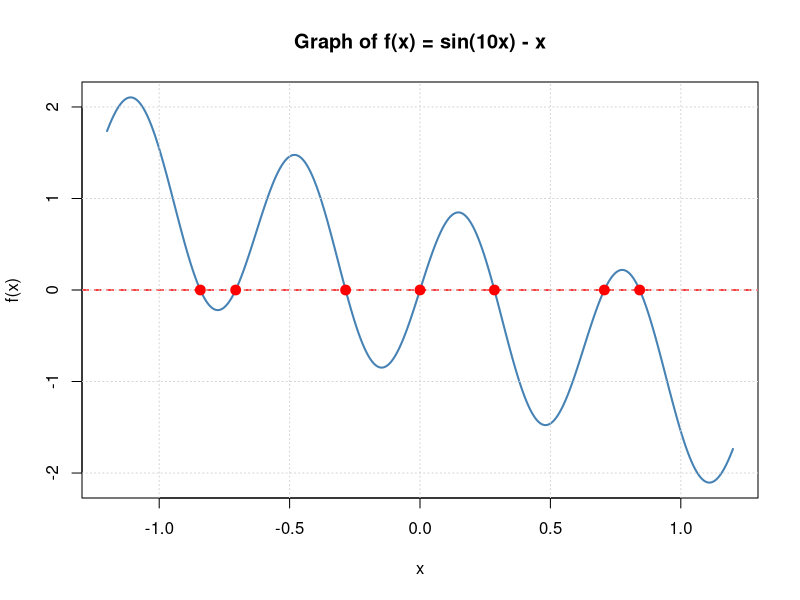
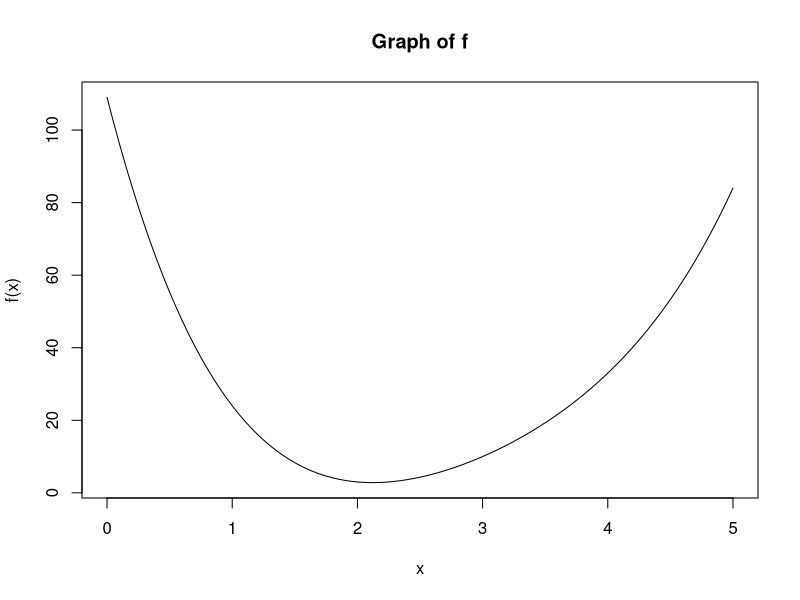
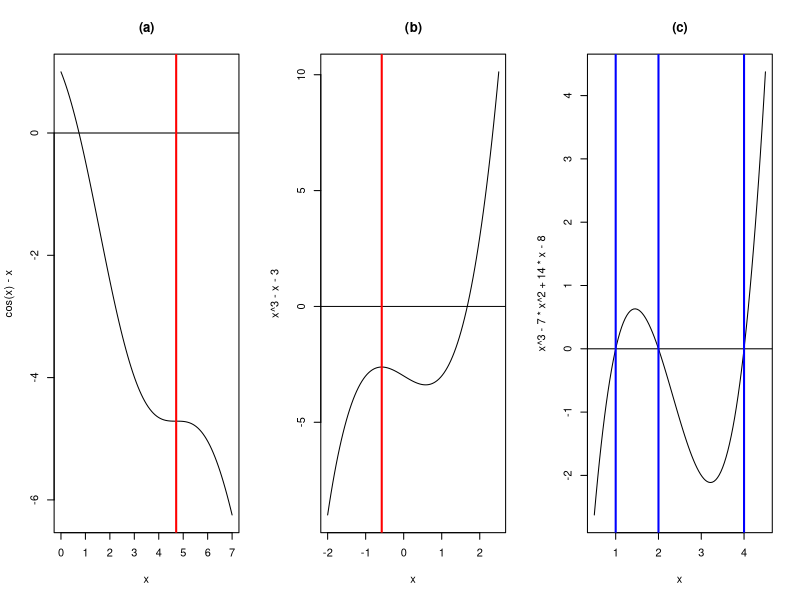
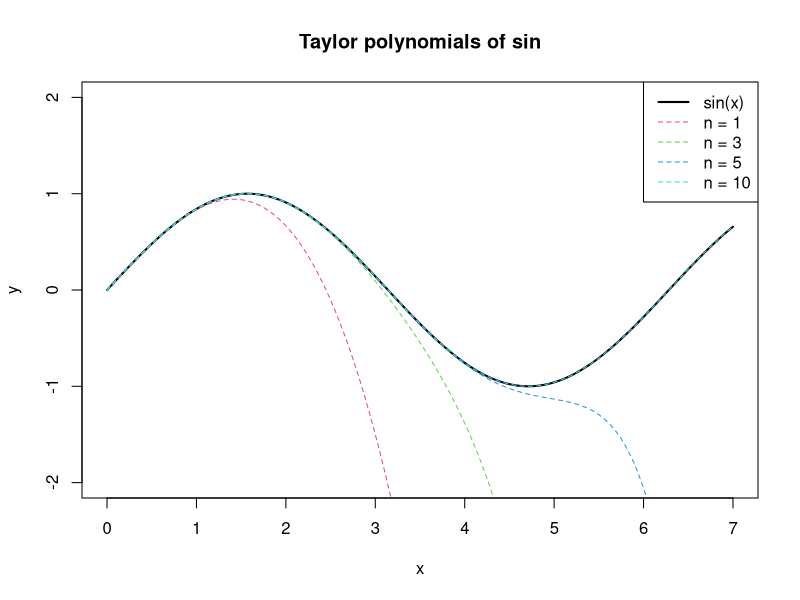
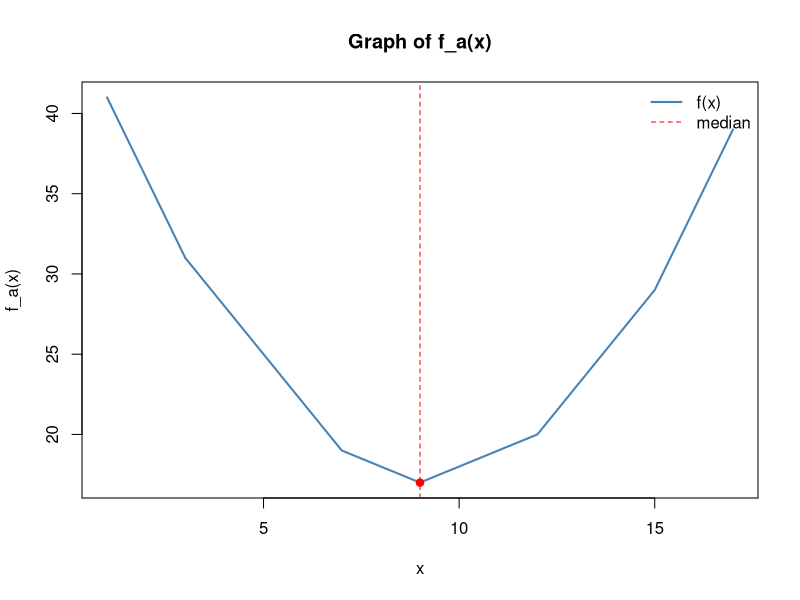
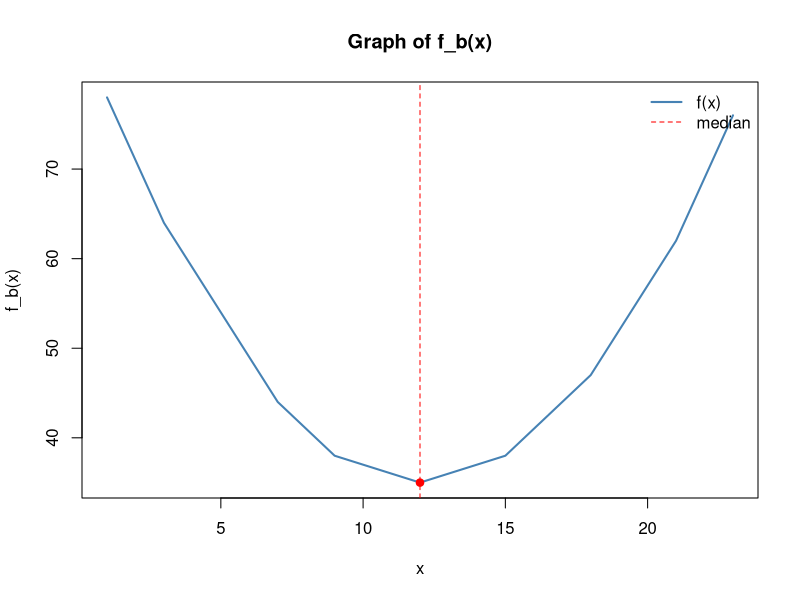
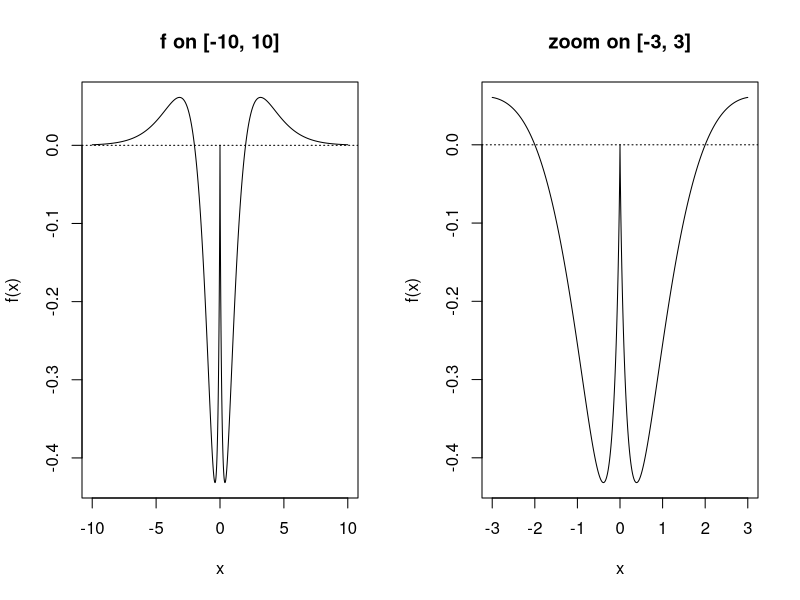
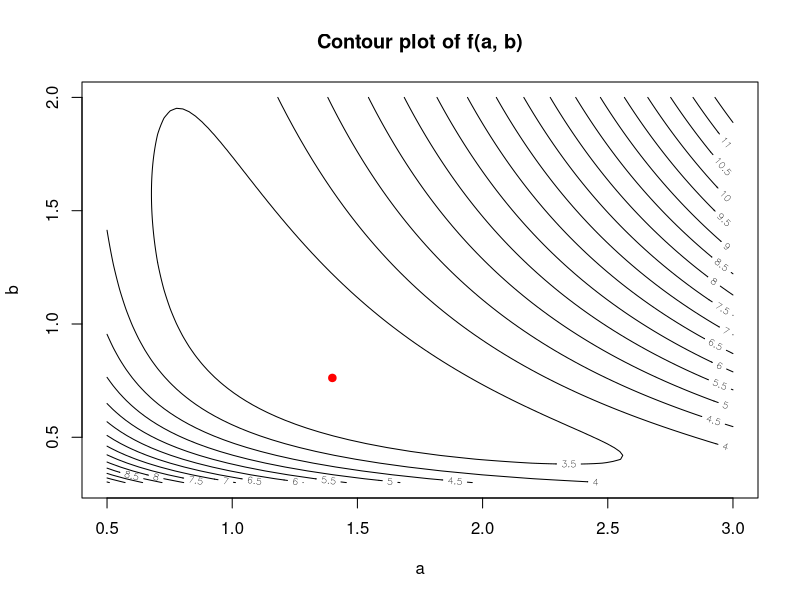

Reproduce these figures in R, in order.
## ---- chunk 1
# Implement the iteration algorithm to find the exact number
cos_fixed_point <- function(starting_value, tol = 1e-12) {
  # init the variables used
  x <- starting_value
  counter <- 0
  
  # tolerance measured as the change in x from an additional step
  while(abs(cos(x) - x) > tol){
    x <- cos(x)
    counter <- counter+1
  }
  # we are interested in both the fixed point itself and the number of steps 
  # we needed to get to it
  return(list(fixed_point = x, iterations = counter))
}

x_star <- cos_fixed_point(0.5)$fixed_point
cos_fixed_point(0.5)$iterations
## ---- chunk 2
digits_needed <- function(starting_value, d, x_star) {
  # init the variables used
  x <- starting_value
  counter <- 0
  
  # to be correct to d decimal places, the number can be off by at most half 
  # of the last digit
  while(abs(x - x_star) > 0.5 * 10^(-d)) {
    x <- cos(x)
    counter <- counter + 1
  }
  counter
}

cat("Iterations needed with starting value 0.5 for",
    "\n2 digits ->", digits_needed(0.5, 2, x_star),
    "\n3 digits ->", digits_needed(0.5, 3, x_star),
    "\n4 digits ->", digits_needed(0.5, 4, x_star)
)
## ---- chunk 3
cat("Iterations needed with starting value 0.0 for",
    "\n2 digits ->", digits_needed(0.0, 2, x_star),
    "\n3 digits ->", digits_needed(0.0, 3, x_star),
    "\n4 digits ->", digits_needed(0.0, 4, x_star)
)

cat("Iterations needed with starting value 0.7 for",
    "\n2 digits ->", digits_needed(0.7, 2, x_star),
    "\n3 digits ->", digits_needed(0.7, 3, x_star),
    "\n4 digits ->", digits_needed(0.7, 4, x_star)
)
## ---- chunk 4
f  <- function(x) x^7 + 10000*x^6 + 1.06*x^5 + 10600*x^4 + 0.0605*x^3 + 605*x^2 + 0.0005*x + 5
fp <- function(x) 7*x^6 + 60000*x^5 + 5.3*x^4 + 42400*x^3 + 0.1815*x^2 + 1210*x + 0.0005

newton <- function(f, fp, x0, tol = 1e-10, max_iter = 100) {
  x <- x0
  for (k in 1:max_iter) {
    x_new <- x - f(x) / fp(x)   # Newton step
    cat("step", k, ": x =", format(x_new, digits = 15), "  f(x) =", f(x_new), "\n")
    # relative stopping rule, since the root is large in absolute value
    if (abs(x_new - x) < tol * max(1, abs(x))) return(c(root = x_new, iterations = k))
    x <- x_new
  }
  warning("no convergence")
  c(root = x, iterations = max_iter)
}

newton(f, fp, x0 = 0)

# all 7 roots of the polynomial (coefficients from the constant term up)
round(polyroot(c(5, 0.0005, 605, 0.0605, 10600, 1.06, 10000, 1)), 7)
## ---- chunk 5
# Computes the square root of 'a' using the simplified Newton/Babylonian iteration
# a: The target value
# x0: Initial guess (in a real system, this comes from a hardware lookup table)
# tol: Stopping threshold
newton_sqrt <- function(a, x0, tol = 1e-9) {
  
  # Safety check: square roots of negative numbers are imaginary
  if (a < 0) {
    stop("Value 'a' must be a positive number.")
  }
  # Immediate return for exactly 0
  if (a == 0) return(0)
  
  x_curr <- x0
  iter <- 0
  
  cat(sprintf("Starting guess: %.9f\n", x_curr))
  
  # The loop continues as long as the error |x^2 - a| is larger than our tolerance
  while (abs(x_curr^2 - a) > tol) {
    
    # Apply the algebraically simplified Newton iteration: 0.5 * (x + a/x)
    x_next <- 0.5 * (x_curr + (a / x_curr))
    
    iter <- iter + 1
    cat(sprintf("Iteration %d: x = %.9f\n", iter, x_next))
    
    # Update the current value for the next loop pass
    x_curr <- x_next
  }
  
  cat("Converged!\n\n")
  return(x_curr)
}

# Example: Compute the square root of 612 using an arbitrary initial guess of 10
final_val <- newton_sqrt(a = 612, x0 = 10)
cat("Calculated root:", final_val, "\n")
cat("R's built-in sqrt:", sqrt(612), "\n")
## ---- chunk 6
#Newton for f(x) = 1/x - y
#x_new = x * (2 - y*x), no division
#stop when |1 - y*x| < tol (as x*y is almost 1 so x is almost 1/y)

newton <- function(y, x0, tol = 1e-12, max_iter = 100) {
  x <- x0
  k <- 0
  repeat {
    x <- x * (2 - y * x) #Newton step, only * and -
    k <- k + 1
    cat("k =", k, " x =", x, "\n")
    #stop when x*y is almost 1 or too many steps
    if (abs(1 - y * x) < tol || k >= max_iter) break
  }
  x
}

#example 1: y = 4, start 0.1 (0 < 0.1 < 2/4)
r <- newton(4, 0.1)

#example 2: y = 7, start 0.1 (0 < 0.1 < 2/7)
r2 <- newton(7, 0.1)

#example 3: very big y, the answer is very small
r3 <- newton(1e13, 1e-14)

#bad start: x0 = 1 > 2/4, so it blows up
r4 <- newton(4, 1, max_iter = 5)

cat("x_{k+1} = x_k*(2 - y*x_k), e.g. 1/4 =", r, "and 1/7 =", r2, "\n")
## ---- chunk 7
F <- function(x) c(x[1] - 1, x[1] * x[2] - 1)
J <- function(x) matrix(c(1, x[2], 0, x[1]), nrow = 2)   # filled column by column

newton_system <- function(x, tol = 1e-12, maxit = 50) {
  for (k in 1:maxit) {
    s <- solve(J(x), -F(x))          # Newton step: J s = -F
    x <- x + s
    cat("step", k, ": x =", x, "\n")
    if (sqrt(sum(s^2)) < tol) break
  }
  x
}

newton_system(c(2, 3))
newton_system(c(-5, 10))
try(newton_system(c(0, 5)))
## ---- chunk 8
# ---------------------------------------------------------
# 1. Define the function f(x) and its derivative f'(x)
# ---------------------------------------------------------
f <- function(x) sin(10 * x) - x
f_prime <- function(x) 10 * cos(10 * x) - 1

# ---------------------------------------------------------
# 2. Plot the function to visually inspect the roots
# ---------------------------------------------------------
# Plot on [-1.2, 1.2] since all roots must lie in [-1, 1]
curve(f, from = -1.2, to = 1.2, n = 1000,
      col = "steelblue", lwd = 2,
      main = "Graph of f(x) = sin(10x) - x",
      xlab = "x", ylab = "f(x)")
abline(h = 0, col = "red", lty = 2, lwd = 1.5) # Horizontal line at y = 0
grid()

# ---------------------------------------------------------
# 3. Method A: Bracketing Solver using R's built-in uniroot()
# ---------------------------------------------------------
# Define 7 bracketing intervals [a, b] where f(a) and f(b) have opposite signs
brackets <- list(
  c(-1.00, -0.80),  # Bracket for Root 1
  c(-0.75, -0.50),  # Bracket for Root 2
  c(-0.45, -0.15),  # Bracket for Root 3
  c(-0.10,  0.10),  # Bracket for Root 4 (x = 0)
  c( 0.15,  0.45),  # Bracket for Root 5
  c( 0.50,  0.75),  # Bracket for Root 6
  c( 0.80,  1.00)   # Bracket for Root 7
)

# Apply uniroot() to each bracketing interval
roots_uniroot <- sapply(brackets, function(interval) {
  uniroot(f, interval = interval, tol = 1e-12)$root
})

# Add the discovered roots as red points on our plot
points(roots_uniroot, rep(0, length(roots_uniroot)), pch = 19, col = "red", cex = 1.3)

# ---------------------------------------------------------
# 4. Method B: Newton's Method with 7 starting guesses
# ---------------------------------------------------------
newton_single <- function(x0, tol = 1e-12, max_iter = 100) {
  x <- x0
  for (i in 1:max_iter) {
    x_next <- x - f(x) / f_prime(x)
    if (abs(x_next - x) < tol) return(x_next)
    x <- x_next
  }
  return(x)
}

# Pick 7 initial guesses near the zero crossings seen on the graph
initial_guesses <- c(-0.85, -0.70, -0.30, 0.0, 0.30, 0.70, 0.85)
roots_newton <- sapply(initial_guesses, newton_single)

# ---------------------------------------------------------
# 5. Display the results in a summary table
# ---------------------------------------------------------
results_table <- data.frame(
  Root_Number = 1:7,
  Bracket_Lower = sapply(brackets, `[`, 1),
  Bracket_Upper = sapply(brackets, `[`, 2),
  Root_uniroot = round(roots_uniroot, 7),
  Root_Newton = round(roots_newton, 7)
)

cat("Total number of zeros found:", length(roots_uniroot), "\n\n")
print(results_table, row.names = FALSE)
## ---- chunk 9
f  <- function(x) (x - 3)^4 + 7 * (x - 2)^2 + x
fp <- function(x) 4 * (x - 3)^3 + 14 * (x - 2) + 1 # derivative f'

curve(f, from = 0, to = 5, xlab = "x", ylab = "f(x)", main = "Graph of f")
## ---- chunk 10
# roots of 4x^3 - 36x^2 + 122x - 135 (coefficients from the constant term up)
polyroot(c(-135, 122, -36, 4))

# f'(0) < 0 and f'(5) > 0, so uniroot has a valid sign-change bracket
stopifnot(fp(0) * fp(5) < 0)
# the real root of f'
root <- uniroot(fp, c(0, 5), tol = 1e-12)$root
print(root, digits = 12)
print(f(root), digits = 12)
fp(root) # f' is (almost) zero there
12 * (root - 3)^2 + 14 # f'' is positive
## ---- chunk 11
cbrt <- function(z) sign(z) * abs(z)^(1/3) # real cube root, also for z < 0
D <- (7/6)^3 + (15/8)^2
x_cardano <- 3 + cbrt(-15/8 + sqrt(D)) + cbrt(-15/8 - sqrt(D))
print(x_cardano, digits = 12)
x_cardano - root # agrees with uniroot()
## ---- chunk 12
m_optimize <- optimize(f, c(0, 5), tol = 1e-10)
m_optim <- optim(0, f, method = "BFGS")
m_nlm <- nlm(f, 0)

print(data.frame(
  method = c("root of f'", "optimize", "optim (BFGS)", "nlm"),
  minimizer = c(root, m_optimize$minimum, m_optim$par, m_nlm$estimate),
  f_value = c(f(root), m_optimize$objective, m_optim$value, m_nlm$minimum)),
  digits = 10)
## ---- chunk 13
quad_newton <- function(f, x0, tol = 1e-10, max_iter = 100) {
  x <- x0
  k <- 0
  repeat {
    v <- f(x) #v = (f(x), f'(x), f''(x))
    a <- v[3] / 2
    b <- v[2]
    c <- v[1]
    if (a == 0) {
      h <- -c / b  #g is a line, so Newton step
    } else {
      D <- b^2 - 4 * a * c
      if (D >= 0) {
        h1 <- (-b + sqrt(D)) / (2 * a)
        h2 <- (-b - sqrt(D)) / (2 * a)
        if (abs(h1) < abs(h2)) h <- h1 else h <- h2 #root closest to x
      } else {
        h <- -b / (2 * a)   #no root that min/max of g
      }
    }
    x <- x + h
    k <- k + 1
    if (abs(h) < tol || k >= max_iter) break
  }
  c(x, k)   #root and number of steps
}

#normal Newton-Raphson for comparison
newton <- function(f, x0, tol = 1e-10, max_iter = 100) {
  x <- x0
  k <- 0
  repeat {
    v <- f(x)
    h <- -v[1] / v[2]
    x <- x + h
    k <- k + 1
    if (abs(h) < tol || k >= max_iter) break
  }
  c(x, k)
}

fa <- function(x) c(cos(x) - x, -sin(x) - 1, -cos(x))
fb <- function(x) c(x^3 - x - 3, 3*x^2 - 1, 6*x)
fc <- function(x) c(x^3 - 7*x^2 + 14*x - 8, 3*x^2 - 14*x + 14, 6*x - 14)

#Answer
cat("(a) cos(x) - x \n")
for (x0 in c(1, 3, 6)) {
  q <- quad_newton(fa, x0)
  n <- newton(fa, x0)
  cat("x0 =", x0, " quadratic:", q[1], "in", q[2], "steps;",
      " Newton:", n[1], "in", n[2], "steps \n")
}

cat("(b) x^3 - x - 3 \n")
q <- quad_newton(fb, 0)
n <- newton(fb, 0)
cat("x0 = 0  quadratic:", q[1], "in", q[2], "steps;",
    " Newton:", n[1], "in", n[2], "steps \n")

cat("(c) x^3 - 7x^2 + 14x - 8 \n")
for (x0 in seq(1.1, 1.9, by = 0.1)) {
  q <- quad_newton(fc, x0)
  n <- newton(fc, x0)
  cat("x0 =", x0, " quadratic:", q[1], "in", q[2], "steps;",
      " Newton:", n[1], "in", n[2], "steps \n")
}

cat("the quadratic method needs fewer steps, \n")
cat("but it can get stuck at a min/max of f (a: x0 = 6, b: x0 = 0) \n")
## ---- chunk 14
par(mfrow = c(1, 3))
curve(cos(x) - x, 0, 7, main = "(a)")
abline(h = 0)
abline(v = 4.712389, col = "red", lwd = 2)  #quadratic from x0 = 6 got stuck here

curve(x^3 - x - 3, -2, 2.5, main = "(b)")
abline(h = 0)
abline(v = -0.5773503, col = "red", lwd = 2)  #stuck at local max, real root ~ 1.67

curve(x^3 - 7*x^2 + 14*x - 8, 0.5, 4.5, main = "(c)")
abline(h = 0)
abline(v = c(1, 2, 4), col = "blue", lwd = 2) #three roots 1, 2, 4
par(mfrow = c(1, 1))
## ---- chunk 15
x <- 3
for (k in 1:5) {
  x <- x - tan(x)
  cat("step", k, ": x =", format(x, digits = 17), " x - pi =", x - pi, "\n")
}
sin(pi)
## ---- chunk 16
f_n <- function(x, n) {
  k <- 0:n
  sapply(x, function(xi) sum((-1)^k * xi^(2 * k + 1) / factorial(2 * k + 1)))
}

x <- seq(0, 7, length.out = 300)
plot(x, sin(x), type = "l", lwd = 2, ylim = c(-2, 2), ylab = "y",
     main = "Taylor polynomials of sin")
n_values <- c(1, 3, 5, 10)
for (i in seq_along(n_values)) lines(x, f_n(x, n_values[i]), col = i + 1, lty = 2)
legend("topright", c("sin(x)", paste("n =", n_values)),
       col = 1:5, lty = c(1, 2, 2, 2, 2), lwd = c(2, 1, 1, 1, 1))
## ---- chunk 17
n_values <- c(3, 4, 5, 6, 7, 8, 10, 15, 20)
roots <- sapply(n_values, function(n) {
  uniroot(function(x) f_n(x, n), interval = c(2.5, 4), tol = 1e-15)$root
})
data.frame(n = n_values, root = format(roots, digits = 16), error = roots - pi)
## ---- chunk 18
4 * atan(1) - pi
16 * atan(1/5) - 4 * atan(1/239) - pi
## ---- chunk 19
# We write a function that outputs f(x) given the data values
construct_f <- function(x_vector) {
  # we vectorize the function so that we can directly pass a vector of x values
  # and the function will make f evaluate each element of such vector separately
  Vectorize(function(x) {
    sum(abs(x - x_vector))
  }
  )
}

data_a <- c(3, 7, 9, 12, 15)
f_a <- construct_f(data_a)
## ---- chunk 20
x_values <- seq(min(data_a) - 2, max(data_a) + 2, by = 0.05)
y_values <- f_a(x_values)

plot(x_values, y_values, type = "l", lwd = 2, col = "steelblue",
     xlab = "x", ylab = "f_a(x)",
     main = "Graph of f_a(x)")

abline(v = median(data_a), lty = 2, col = "red")             # median
points(median(data_a), f_a(median(data_a)), pch = 19, col = "red")  # minimum
legend("topright", legend = c("f(x)", "median"),
       col = c("steelblue", "red"), lty = c(1, 2), lwd = c(2, 1), bty = "n")
## ---- chunk 21
opt_a <- optimize(f_a, interval = c(-100, 100), maximum = FALSE, tol = 1e-12)

cat("Median         =", median(data_a),
    "\nNumerical min  =", opt_a$minimum)
## ---- chunk 22
data_b <- c(3, 7, 9, 12, 15, 18, 21)
f_b <- construct_f(data_b)

x_values <- seq(min(data_b) - 2, max(data_b) + 2, by = 0.05)
y_values <- f_b(x_values)

plot(x_values, y_values, type = "l", lwd = 2, col = "steelblue",
     xlab = "x", ylab = "f_b(x)",
     main = "Graph of f_b(x)")

abline(v = median(data_b), lty = 2, col = "red")             # median
points(median(data_b), f_b(median(data_b)), pch = 19, col = "red")  # minimum
legend("topright", legend = c("f(x)", "median"),
       col = c("steelblue", "red"), lty = c(1, 2), lwd = c(2, 1), bty = "n")


opt_b <- optimize(f_b, interval = c(-100, 100), maximum = FALSE, tol = 1e-12)
cat("Median         =", median(data_b),
    "\nNumerical min  =", opt_b$minimum)

## ---- chunk 23
F <- function(x) c(x[1] - 1, x[1] * x[2] - 1)
J <- function(x) matrix(c(1, x[2], 0, x[1]), nrow = 2)   # filled column by column

newton_system <- function(x, tol = 1e-12, maxit = 50) {
  for (k in 1:maxit) {
    s <- solve(J(x), -F(x))          # Newton step: J s = -F
    x <- x + s
    cat("step", k, ": x =", x, "\n")
    if (sqrt(sum(s^2)) < tol) break
  }
  x
}

newton_system(c(2, 3))
newton_system(c(-5, 10))
try(newton_system(c(0, 5)))
## ---- chunk 24
f <- function(x) {
  ifelse(x == 0, 0, abs(x) * log(abs(x) / 2) * exp(-abs(x)))
}

old_par <- par(mfrow = c(1, 2))
curve(f, from = -10, to = 10, n = 1001, xlab = "x", ylab = "f(x)",
      main = "f on [-10, 10]")
abline(h = 0, lty = 3)
curve(f, from = -3, to = 3, n = 1001, xlab = "x", ylab = "f(x)",
      main = "zoom on [-3, 3]")
abline(h = 0, lty = 3)
par(old_par) # restore graphical settings for later plots
## ---- chunk 25
golden <- function(f, a, b, tol = 1e-8) {
  phi <- (sqrt(5) - 1) / 2
  x1 <- b - phi * (b - a)
  x2 <- a + phi * (b - a)
  f1 <- f(x1)
  f2 <- f(x2)
  iterations <- 0
  
  while (abs(b - a) > tol) {
    iterations <- iterations + 1
    if (f1 < f2) {      # the minimum is in [a, x2]
      b  <- x2
      x2 <- x1
      f2 <- f1
      x1 <- b - phi * (b - a)
      f1 <- f(x1)
    } else {            # the minimum is in [x1, b]
      a  <- x1
      x1 <- x2
      f1 <- f2
      x2 <- a + phi * (b - a)
      f2 <- f(x2)
    }
  }
  return(c(x = (a + b) / 2, iterations = iterations))
}
## ---- chunk 26
x <- (-100:100) / 10             # grid -10, -9.9, ..., 10
y <- f(x)

inner <- 2:(length(x) - 1)
candidates <- inner[y[inner] < y[inner - 1] & y[inner] < y[inner + 1]]
x[candidates]                    # grid points smaller than both neighbors

# golden-section search on [x[i - 1], x[i + 1]] for every candidate
results <- t(sapply(candidates, function(i) golden(f, x[i - 1], x[i + 1])))
print(data.frame(minimizer = results[, "x"], f_value = f(results[, "x"]),
                 iterations = results[, "iterations"]), digits = 10)
## ---- chunk 27
g <- function(x) (1 - x) * log(x / 2) + 1

print(uniroot(g, c(0.2, 0.5), tol = 1e-12)$root, digits = 10) # the minimum
print(uniroot(g, c(3, 4), tol = 1e-12)$root, digits = 10)     # the local maximum

# comparison with optimize()
print(optimize(f, c(0, 3), tol = 1e-10)$minimum, digits = 10)
## ---- chunk 28
f <- function(p) {
  a <- p[1]
  b <- p[2]
  (a - 1) + 3.2 / b + 3 * lgamma(a) + 3 * a * log(b)
}

res_nlm <- nlm(f, p = c(1, 1))
res_nlm[c("estimate", "minimum", "gradient", "iterations")]

res_optim <- optim(par = c(1, 1), fn = f)                    # Nelder-Mead (default)
res_optim[c("par", "value", "counts")]

res_bfgs <- optim(par = c(1, 1), fn = f, method = "BFGS")
res_bfgs[c("par", "value", "counts")]
## ---- chunk 29
a_star <- uniroot(function(a) 1 + 3 * digamma(a) + 3 * log(3.2 / (3 * a)),
                  interval = c(0.5, 5), tol = 1e-12)$root
b_star <- 3.2 / (3 * a_star)
print(c(a = a_star, b = b_star, f = f(c(a_star, b_star))), digits = 10)
## ---- chunk 30
a <- seq(0.5, 3, length.out = 100)
b <- seq(0.3, 2, length.out = 100)
z <- outer(a, b, Vectorize(function(a, b) f(c(a, b))))
contour(a, b, z, nlevels = 30, xlab = "a", ylab = "b", main = "Contour plot of f(a, b)")
points(res_nlm$estimate[1], res_nlm$estimate[2], pch = 19, col = "red")
## ---- chunk 31
#the function with x and y (for the plot)
fxy <- function(x, y) (1 - x)^2 + 100 * (y - x^2)^2 

#contour plot on [-2,2] x [-2,5]
x <- seq(-2, 2, by = 0.01)
y <- seq(-2, 5, by = 0.01)
z <- outer(x, y, fxy)   #f for every pair (x, y)
contour(x, y, z, levels = c(0.5, 1, 2, 5, 10, 25, 50, 100, 250, 500, 1000),
        xlab = "x", ylab = "y", main = "Rosenbrock function")
points(1, 1, col = "violet", pch = 19) #minimum
points(0, 3, col = "blue", pch = 19) #start

#the same function with one vector p = c(x, y) for nlm, nlminb
f <- function(p) (1 - p[1])^2 + 100 * (p[2] - p[1]^2)^2

#find the minimum from (0, 3)
r1 <- nlm(f, c(0, 3))
r2 <- nlminb(c(0, 3), f)

cat("nlm:   ", r1$estimate, " f =", r1$minimum, " iterations:", r1$iterations, "\n")
cat("nlminb:", r2$par, " f =", r2$objective, " iterations:", r2$iterations, "\n")
cat("the minimum is at (1, 1) with f = 0 \n")
## ---- chunk 32
# f as a function of one vector p = c(x, y), as needed by optim()
f <- function(p) {
  x <- p[1]
  y <- p[2]
  r2 <- x^2 + y^2
  -(r2 - 2) * (r2 - 1) * r2 * (r2 + 1) * (r2 + 2) *
    (2 - sin(x^2 - y^2) * cos(y - exp(y)))
}

x_grid <- seq(-1.5, 1.5, length.out = 301)
y_grid <- seq(-1.5, 1.5, length.out = 301)
z <- outer(x_grid, y_grid, Vectorize(function(x, y) f(c(x, y))))

contour(x_grid, y_grid, z, levels = c(-10, -5, -2, -1, 0, 1, 2, 3, 4, 5, 6, 7, 7.5),
        asp = 1, xlab = "x", ylab = "y", main = "Contour plot of f")
symbols(0, 0, circles = 1, inches = FALSE, add = TRUE, fg = "grey", lty = 2)
symbols(0, 0, circles = sqrt(2), inches = FALSE, add = TRUE, fg = "grey", lty = 2)
## ---- chunk 33
set.seed(159)
n_starts <- 50

runs <- t(replicate(n_starts, {
  start <- runif(2, -1.5, 1.5)
  o <- optim(start, f, method = "L-BFGS-B",
             lower = c(-1.5, -1.5), upper = c(1.5, 1.5),
             control = list(fnscale = -1))           # fnscale = -1: maximize
  c(x0 = start[1], y0 = start[2], x = o$par[1], y = o$par[2],
    f = o$value, code = o$convergence)
}))
head(round(runs, 4))
table(code = runs[, "code"])

# group the end points (rounded) and count how often each was reached
ends <- data.frame(x = round(runs[, "x"], 2), y = round(runs[, "y"], 2),
                   f = round(runs[, "f"], 2), count = 1)
local_max <- aggregate(count ~ x + y + f, data = ends, FUN = sum)
local_max[order(-local_max$f), ]
## ---- chunk 34
best <- runs[which.max(runs[, "f"]), ]
refined <- optim(best[c("x", "y")], f, control = list(fnscale = -1, reltol = 1e-14))
print(c(refined$par, f = refined$value), digits = 8)

mirror <- c(x = -unname(refined$par[1]), y = unname(refined$par[2]))
print(c(mirror, f = unname(f(mirror))), digits = 8)

# share of the random starts which reached the global maximum
mean(runs[, "f"] > max(runs[, "f"]) - 1e-4)

# check with the grid from the contour plot
i <- which(z == max(z), arr.ind = TRUE)
cat("grid maximum:", max(z), "at x =", x_grid[i[, 1]], " y =", y_grid[i[, 2]], "\n")
## ---- chunk 35
r2_start <- runs[, "x0"]^2 + runs[, "y0"]^2
table(start_region = cut(r2_start, c(0, 1, 2, 4.5),
                         labels = c("inside r < 1", "ring 1 < r^2 < 2", "outside r^2 > 2")),
      ends_at_origin = abs(runs[, "f"]) < 1e-6)
## ---- chunk 36
is_global <- runs[, "f"] > max(runs[, "f"]) - 1e-4
contour(x_grid, y_grid, z, levels = c(0, 2, 4, 6, 7, 7.5), asp = 1, col = "grey60",
        xlab = "x", ylab = "y", main = "Random starts and where they end")
segments(runs[, "x0"], runs[, "y0"], runs[, "x"], runs[, "y"],
         col = ifelse(is_global, "red", "grey40"), lwd = 0.8)
points(runs[, "x0"], runs[, "y0"], pch = 1, cex = 0.7,
       col = ifelse(is_global, "red", "grey40"))
points(local_max$x, local_max$y, pch = 19, cex = 1.3,
       col = ifelse(local_max$f == max(local_max$f), "red", "black"))
## ---- chunk 37
f_xy <- function(p) {
  x <- p[1]
  y <- p[2]
  2 * x^3 - 3 * x^2 - 6 * x * y * (x - y - 1)
}
grad <- function(p) {
  x <- p[1]
  y <- p[2]
  c(6 * (x - y) * (x - y - 1), 6 * x * (2 * y - x + 1))
}
hessian <- function(p) {
  x <- p[1]
  y <- p[2]
  matrix(c(12 * x - 12 * y - 6, -12 * x + 12 * y + 6,
           -12 * x + 12 * y + 6, 12 * x), nrow = 2)
}

critical <- rbind(c(0, 0), c(-1, -1), c(0, -1), c(1, 0))
for (i in 1:4) {
  p <- critical[i, ]
  cat("point (", p[1], ",", p[2], "): f =", f_xy(p),
      ", gradient =", grad(p),
      ", eigenvalues of the Hessian =", round(eigen(hessian(p))$values, 3), "\n")
}

# the Hessian formula agrees with a numerical Hessian
optimHess(c(1, 0), f_xy)
hessian(c(1, 0))
## ---- chunk 38

x <- seq(-2, 2, length.out = 200)
y <- seq(-2, 2, length.out = 200)
z <- outer(x, y, function(x, y) 2 * x^3 - 3 * x^2 - 6 * x * y * (x - y - 1))

levels <- c(-100, -50, -20, -10, -5, -2, -0.9, -0.6, -0.3, 0,
            0.3, 0.6, 0.9, 2, 5, 10, 20, 50)
contour(x, y, z, levels = levels, asp = 1, xlab = "x", ylab = "y",
        col = ifelse(levels < 0, "blue", ifelse(levels > 0, "red", "black")),
        lwd = ifelse(levels == 0, 2, 1), labcex = 0.6,
        main = "Contour plot of f")
points(critical, pch = c(17, 19, 17, 19),
       col = c("darkgreen", "red", "darkgreen", "blue"), cex = 1.5)
legend("topright", c("local minimum (1, 0)", "local maximum (-1, -1)",
                     "saddle points (0, 0), (0, -1)"),
       pch = c(19, 19, 17), col = c("blue", "red", "darkgreen"), bg = "white")
## ---- chunk 39
find_optimum <- function(start, maximize = FALSE, method = "BFGS") {
  control <- if (maximize) list(fnscale = -1) else list()
  if (method == "BFGS") {
    optim(start, f_xy, grad, method = "BFGS", control = control)
  } else {
    optim(start, f_xy, method = method, control = control)
  }
}

describe <- function(r) {
  if (is.null(r) || any(!is.finite(r$par)) || !is.finite(r$value)) {
    return("numerical failure / non-finite output")
  }
  near <- function(point) all(abs(r$par - point) < 1e-3)
  # Check proximity and gradient
  if (near(c(1, 0)) && max(abs(grad(r$par))) < 1e-3)
    return("local minimum (1, 0)")
  if (near(c(-1, -1)) && max(abs(grad(r$par))) < 1e-3)
    return("local maximum (-1, -1)")
  if (near(c(0, 0)) && max(abs(grad(r$par))) < 1e-3)
    return("saddle point (0, 0)")
  if (near(c(0, -1)) && max(abs(grad(r$par))) < 1e-3)
    return("saddle point (0, -1)")
  if (abs(r$value) > 1e8 || max(abs(r$par)) > 1e4)
    return("numerical escape (large values)")
  "did not reach a known critical point"
}

run_table <- function(starts, maximize = FALSE, method = "BFGS") {
  rows <- lapply(seq_len(nrow(starts)), function(i) {
    r <- tryCatch(find_optimum(starts[i, ], maximize, method),
                  error = function(e) NULL)
    data.frame(start = paste0("(", starts[i, 1], ", ", starts[i, 2], ")"),
               ends_at = describe(r),
               f = if (is.null(r)) NA_character_ else format(r$value, digits = 3),
               code = if (is.null(r)) NA_integer_ else r$convergence)
  })
  do.call(rbind, rows)
}

starts_min <- rbind(c(1.5, 0.5), c(0.1, -0.1), c(0.1, -0.9), c(-0.9, -0.9),
                    c(-1, 1), c(0, 0), c(0, -1))
starts_max <- rbind(c(-0.5, -0.5), c(-0.9, -0.8), c(0.1, -0.9), c(0.9, 0.1),
                    c(1, 1), c(0, 0), c(-1, -1))

# minimization
run_table(starts_min)

# maximization
run_table(starts_max, maximize = TRUE)
## ---- chunk 40
# minimization with Nelder-Mead: also starting exactly in the saddle points
run_table(starts_min, method = "Nelder-Mead")
## ---- chunk 41
grid <- as.matrix(expand.grid(x = seq(-2, 2, length.out = 31),
                              y = seq(-2, 2, length.out = 31)))

reaches <- function(maximize, target) {
  apply(grid, 1, function(s) {
    r <- tryCatch(find_optimum(s, maximize), error = function(e) NULL)
    if (is.null(r) || any(!is.finite(r$par))) return(FALSE)
    all(abs(r$par - target) < 1e-3) && max(abs(grad(r$par))) < 1e-3
  })
}
to_min <- reaches(FALSE, c(1, 0))
to_max <- reaches(TRUE, c(-1, -1))

c(minimum = sum(to_min), maximum = sum(to_max), starting_points = nrow(grid))

old_par <- par(mfrow = c(1, 2))
contour(x, y, z, nlevels = 30, col = "grey75", asp = 1, xlab = "x", ylab = "y",
        main = "Minimization", drawlabels = FALSE)
points(grid, pch = 16, cex = 0.5, col = ifelse(to_min, "blue", "grey50"))
points(critical, pch = c(17, 19, 17, 19), cex = 1.2)
contour(x, y, z, nlevels = 30, col = "grey75", asp = 1, xlab = "x", ylab = "y",
        main = "Maximization", drawlabels = FALSE)
points(grid, pch = 16, cex = 0.5, col = ifelse(to_max, "red", "grey50"))
points(critical, pch = c(17, 19, 17, 19), cex = 1.2)
par(old_par)
